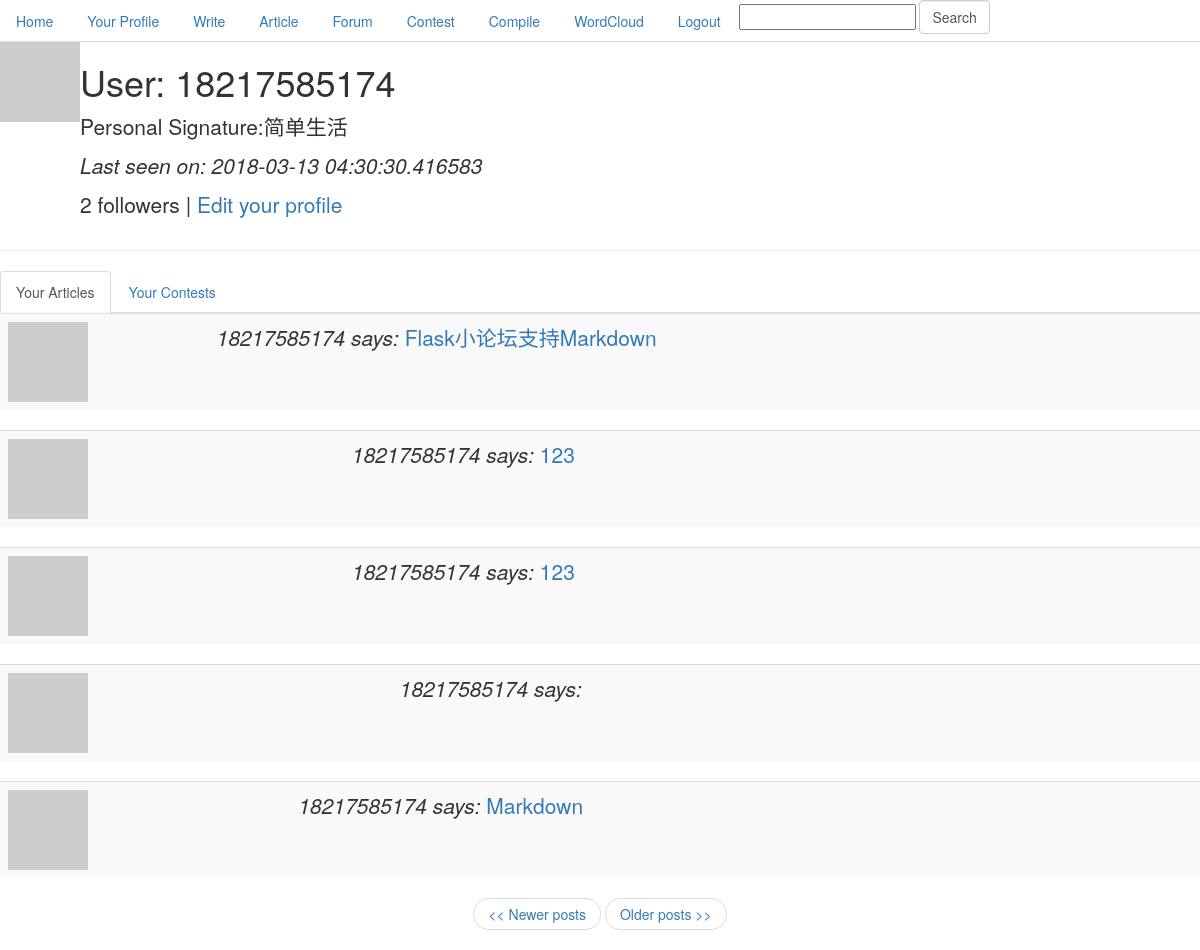
The page /user/18217585174/1 (signed in) on the database as committed earlier.
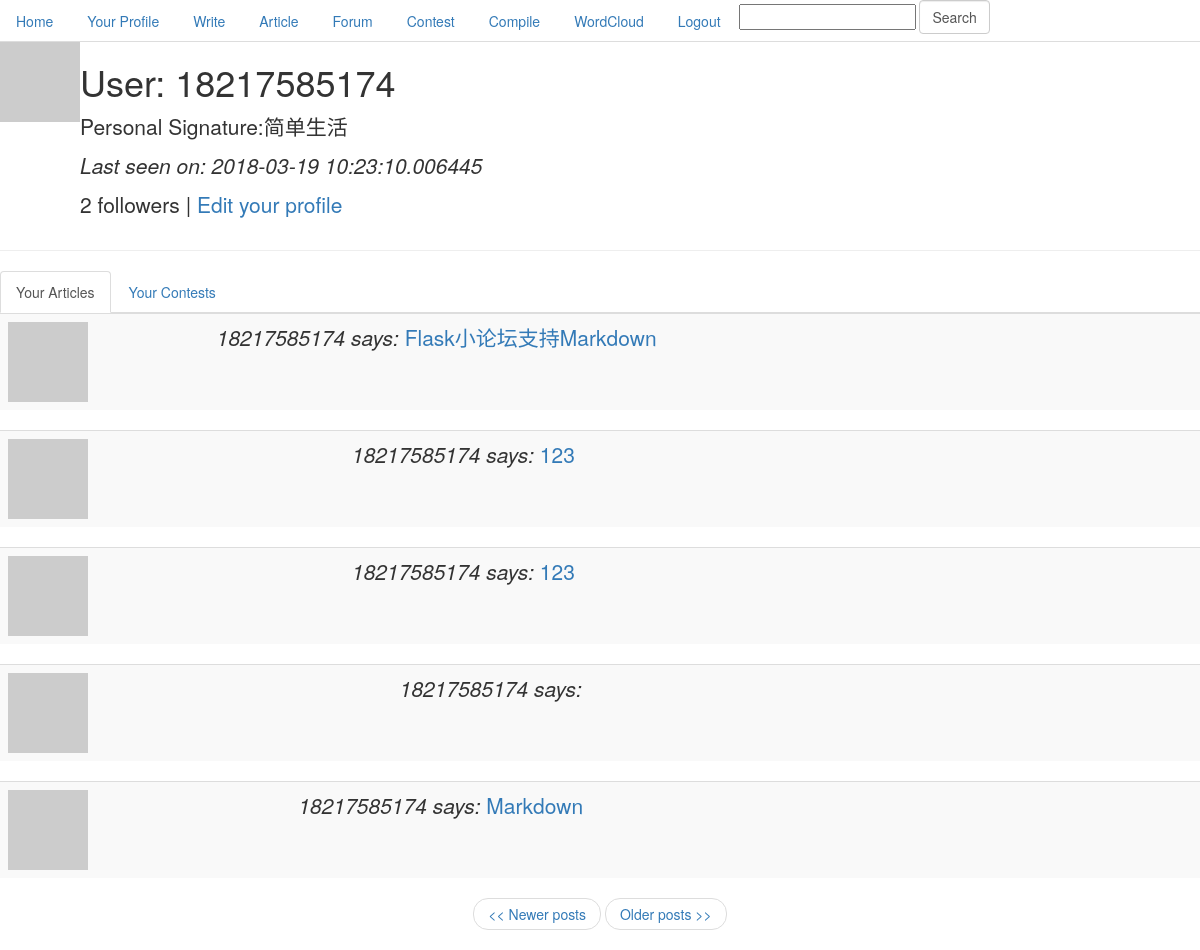
The same page on the database as committed later.
### app/models.py (models this page shows, shortened)
class User(db.Model):
    id = db.Column(db.Integer, primary_key=True)
    nickname = db.Column(db.String(64), index=True, unique=True)
    email = db.Column(db.String(120), index=True, unique=True)
    password = db.Column(db.String(120), index=True)
    posts = db.relationship('Post', backref='author', lazy='dynamic')
    cards = db.relationship('Card', backref='participant')
    about_me = db.Column(db.String(140))
    last_seen = db.Column(db.DateTime)
    followed = db.relationship('User',
                               secondary=followers,
                               primaryjoin=(followers.c.follower_id == id),
                               secondaryjoin=(followers.c.followed_id == id),
                               backref=db.backref('followers', lazy='dynamic'),
                               lazy='dynamic')
    is_authenticated = True
    is_active = True
    is_anonymous = False
    def avatar(self, size):
        return 'http://www.gravatar.com/avatar/' + md5(self.email.encode('utf8')).hexdigest() + '?d=mm&s=' + str(size)

class Post(db.Model):
    __searchable__ = ['body', 'title']
    id = db.Column(db.Integer, primary_key=True)
    title = db.Column(db.String(100))
    body = db.Column(db.String(140))
    timestamp = db.Column(db.DateTime)
    user_id = db.Column(db.Integer, db.ForeignKey('user.id'))

### app/views.py (the view)
@app.route('/user/<nickname>')
@app.route('/user/<nickname>/<int:page>')
@login_required
def user(nickname, page=1):
    user = User.query.filter_by(nickname=nickname).first()
    if user is None:
        flash('User %s not found.' % nickname)
        return redirect(url_for('index'))
    posts = user.posts.paginate(page, POSTS_PER_PAGE, False)
    return render_template('user.html',
                           user=user,
                           posts=posts)

### app/forms.py
class SearchForm(Form):
    search = StringField('search', validators=[DataRequired()])

### app/views.py (called while the page is built)
@app.before_request
def before_request():
    g.user = current_user
    g.search_form = SearchForm()
    if g.user.is_authenticated:
        g.user.last_seen = datetime.utcnow()
        db.session.add(g.user)
        db.session.commit()

@lm.user_loader
def load_user(id):
    return User.query.get(int(id))

### app/templates/user.html (shortened to what this page needs)
{% extends "base.html" %}
{% block content %}
<table>
    <tr valign="top">
        <td><img src="{{user.avatar(128)}}"></td>
        <td class="lead">
            <h1>User: {{user.nickname}}</h1>
            {% if user.about_me %}<p>Personal Signature:{{user.about_me}}</p>{% endif %}
            {% if user.last_seen %}<p><i>Last seen on: {{user.last_seen}}</i></p>{% endif %}
            <p>{{user.followers.count()}} followers |
            {% if user.id == g.user.id %}
                <a href="{{url_for('edit')}}">Edit your profile</a>
            {% elif not g.user.is_following(user) %}
                <a href="{{url_for('follow', nickname = user.nickname)}}">Follow</a>
            {% else %}
                <a href="{{url_for('unfollow', nickname = user.nickname)}}">Unfollow</a>
            {% endif %}
            </p>
        </td>
    </tr>
</table>
<hr>
<div>
    <ul class="nav nav-tabs" role="tablist">
        <li role="presentation" class="active">
            <a href="#user_article" aria-controls="user_article" role="tab" data-toggle="tab">
                Your Articles
            </a>
        </li>
        <li role="presentation">
            <a href="#user_game" aria-controls="user_game" role="tab" data-toggle="tab">
                Your Contests
            </a>
        </li>
    </ul>
    <div class="tab-content">
        <div role="tabpanel" class="tab-pane active" id="user_article">
            {% for post in posts.items %}
            {% include 'post.html' %}
            {% endfor %}
            <nav>
                <ul class="pager">
                    {% if posts.has_prev %}<li><a href="{{ url_for('user', nickname = user.nickname, page = posts.prev_num) }}"><< Newer posts</a></li>{% else %}<li><a href="#"><< Newer posts</a></li>{% endif %}
                    {% if posts.has_next %}<li><a href="{{ url_for('user', nickname = user.nickname, page = posts.next_num) }}">Older posts >></a></li>{% else %}<li><a href="#">Older posts >></a></li>{% endif %}
                </ul>
            </nav>
        </div>
    </div>
</div>
{% endblock %}

### app/templates/base.html (shortened to what this page needs)
<!DOCTYPE html>
<html lang="en">
<head>
    <link rel="stylesheet" href="https://cdn.bootcss.com/bootstrap/3.3.7/css/bootstrap.min.css"
>
    <link rel="stylesheet" href="https://cdn.bootcss.com/bootstrap/3.3.7/css/bootstrap-theme.min.css"
>
</head>
<body>
    <div class="nav nav-tabs">
    <li><a href="{{ url_for('index') }}">Home</a></li>
    {% if g.user.is_authenticated %}
    <li><a href="{{ url_for('user', nickname = g.user.nickname) }}">Your Profile</a></li>
    <li><a href="{{ url_for('write') }}">Write</a></li>
    <li><a href="{{ url_for('look') }}">Article</a></li>
    <li><a href="{{ url_for('forum') }}">Forum</a></li>
    <li><a href="{{ url_for('contest') }}">Contest</a></li>
    <li><a href="{{ url_for('code') }}">Compile</a></li>
    <li><a href="{{ url_for('wc') }}">WordCloud</a></li>
    <li><a href="{{ url_for('logout') }}">Logout</a></li>
    <li>
        <form style="display: inline;" action="{{url_for('search')}}" method="post" name="search" class="form-inline">
            <div class="form-group">
                {{g.search_form.hidden_tag()}}{{g.search_form.search(size=20)}}
            </div>
            <input type="submit"  class="form-control" value="Search">
        </form>
    </li>
    {% endif %}
    </div>
    {% block content %}{% endblock %}
</body>
</html>

### app/templates/post.html
<table class="table table-striped table-hover">
    <tr class="lead">
        <td><a href="{{ url_for('user', nickname = post.author.nickname) }}"><img src="{{post.author.avatar(50)}}"></a></td>
        <td><i>{{post.author.nickname}} says:</i>
        <a href="{{ url_for('article', pk = post.id) }}">{{post.title}}</a></td>
    </tr>
</table>

Rows that differ between the two databases and show on the page:
changed User "简单生活": last_seen "2018-03-13 04:30:30.416583" → "2018-03-19 10:23:10.006445"
